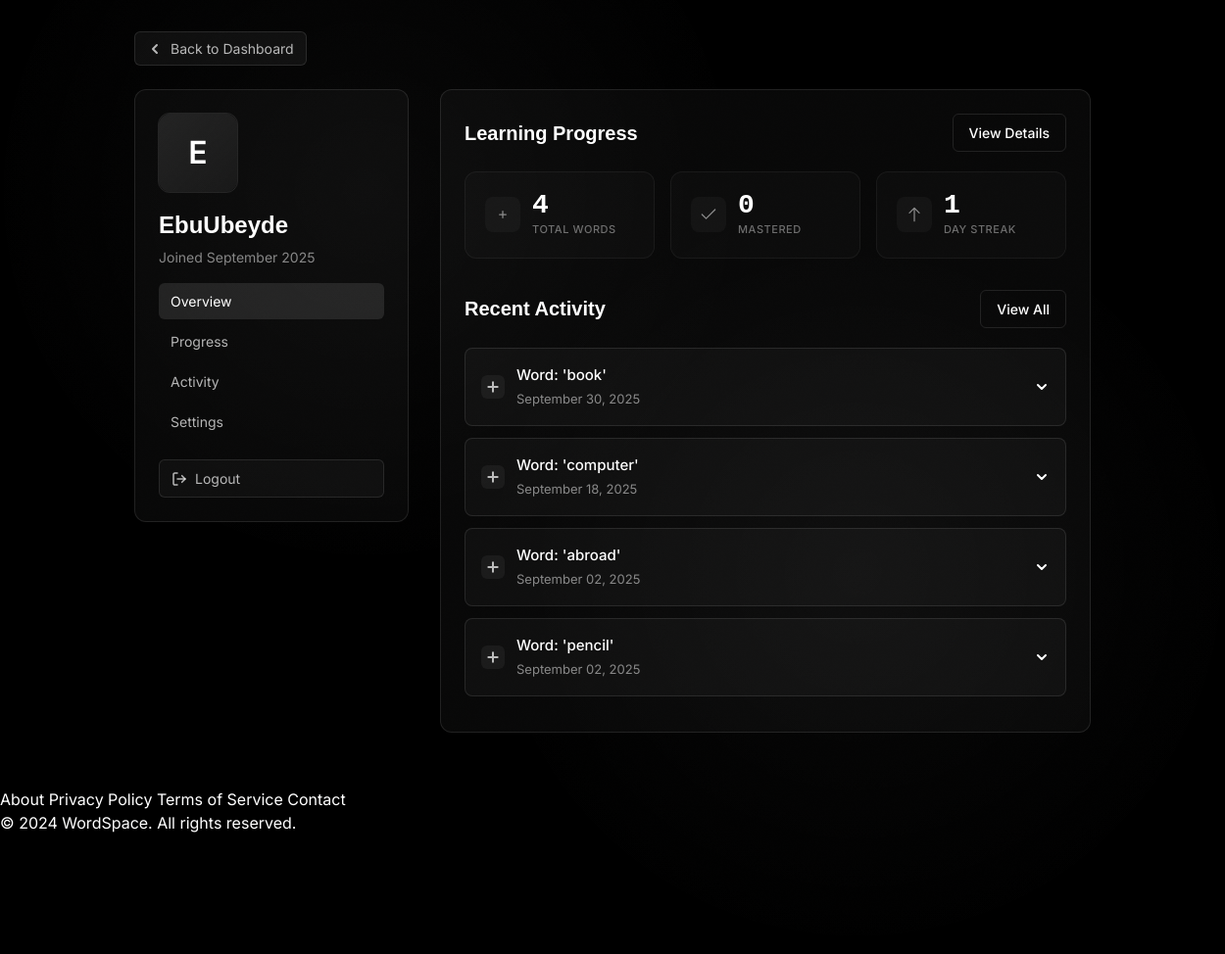
Before: /profile (signed in) with the older database file.
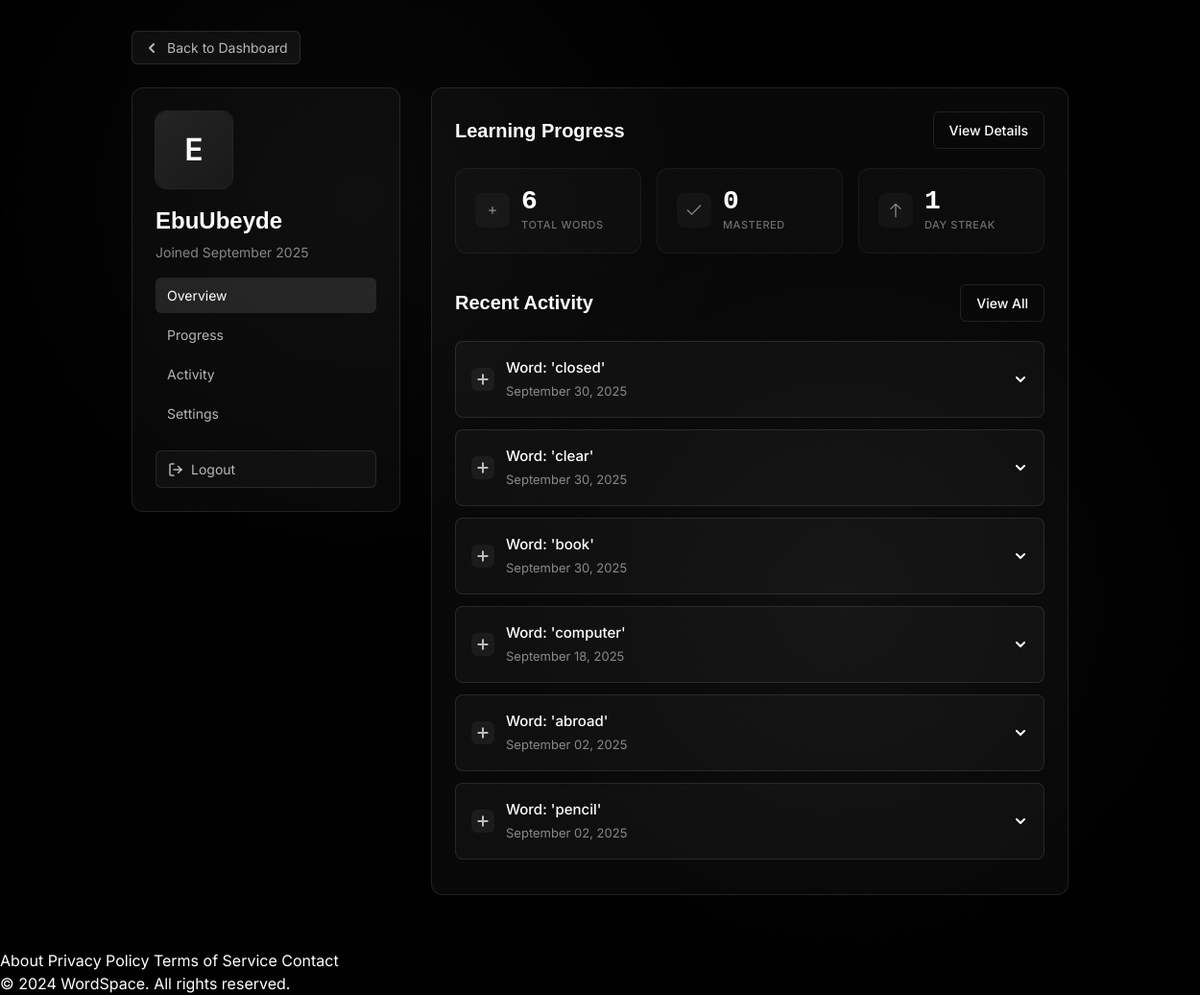
After: the same page with the newer database file.
### app.py (models this page shows, shortened)
class Word(db.Model):
    id = db.Column(db.Integer, primary_key=True)
    english = db.Column(db.String(100), nullable=False)
    turkish = db.Column(db.String(100), nullable=False)
    created_at = db.Column(db.DateTime, default=datetime.utcnow)
    mastered = db.Column(db.Boolean, default=False)
    review = db.Column(db.Boolean, default=False)
    example_sentences = db.Column(db.Text, default='')
    level = db.Column(db.String(2), default='')  # A1, A2, B1, B2, C1, C2
    pronunciation = db.Column(db.String(50), default='')
    word_type = db.Column(db.String(20), default='adjective')
    added_by = db.Column(db.String(100), default='John Doe')
    user_id = db.Column(db.Integer, db.ForeignKey('user.id'))

class Activity(db.Model):
    id = db.Column(db.Integer, primary_key=True)
    user_id = db.Column(db.Integer, db.ForeignKey('user.id'), nullable=False)
    activity_type = db.Column(db.String(50), nullable=False)  # 'word_added', 'example_added', 'word_mastered', etc.
    word_id = db.Column(db.Integer, db.ForeignKey('word.id'))
    details = db.Column(db.Text)  # JSON string for additional details
    created_at = db.Column(db.DateTime, default=datetime.utcnow)

### app.py (the view)
@app.route('/profile')
@login_required
def profile():
    stats = {
        'total_words': Word.query.filter_by(user_id=current_user.id).count(),
        'mastered_words': Word.query.filter_by(user_id=current_user.id, mastered=True).count(),
        'learning_streak': calculate_streak(current_user.id),
        'accuracy_rate': calculate_accuracy_rate(current_user.id),
        'daily_average': calculate_daily_average(current_user.id),
        'active_days': calculate_active_days(current_user.id)
    }
    recent_activities = []
    activities = Activity.query.filter_by(user_id=current_user.id).order_by(Activity.created_at.desc()).limit(50).all()
    for activity in activities:
        activity_data = {
            'date': activity.created_at,
            'title': '',
            'details': json.loads(activity.details) if activity.details else {},
            'activity_type': activity.activity_type,
            'icon': 'plus'  # Varsayılan ikon
        }
        word = None
        if activity.word_id:
            word = Word.query.get(activity.word_id)
        if activity.activity_type == 'word_added' and word:
            activity_data['title'] = f"Added '{word.english}' to vocabulary"
            activity_data['icon'] = 'plus'
            activity_data['details']['word'] = word.english
            activity_data['details']['translation'] = word.turkish
            activity_data['details']['level'] = word.level
        elif activity.activity_type == 'example_added' and word:
            activity_data['title'] = f"Added example for '{word.english}'"
            activity_data['icon'] = 'edit'
            activity_data['details']['word'] = word.english
            activity_data['details']['level'] = word.level
        elif activity.activity_type == 'word_mastered' and word:
            activity_data['title'] = f"Mastered the word '{word.english}'"
            activity_data['icon'] = 'check'
            activity_data['details']['word'] = word.english
            activity_data['details']['level'] = word.level
        elif activity.activity_type == 'sentence_exercise' and word:
            activity_data['title'] = f"Practiced '{word.english}' in a sentence"
            activity_data['icon'] = 'edit'
            activity_data['details']['word'] = word.english
            activity_data['details']['level'] = word.level
            activity_data['details']['sentence'] = activity_data['details'].get('sentence', '')
        elif activity.activity_type == 'sentence_shared' and word:
            activity_data['title'] = f"Shared a sentence with '{word.english}'"
            activity_data['icon'] = 'edit'
            activity_data['details']['word'] = word.english
            activity_data['details']['level'] = word.level if word else ''
            activity_data['details']['sentence'] = activity_data['details'].get('sentence', '')
        elif activity.activity_type == 'daily_goal':
            activity_data['title'] = "Reached daily word goal!"
            activity_data['icon'] = 'star'
        elif activity.activity_type == 'streak_milestone':
            activity_data['title'] = f"Achieved {activity_data['details'].get('days', 0)} day streak!"
            activity_data['icon'] = 'fire'
        recent_activities.append(activity_data)
    return render_template('profile.html',
                         user=current_user,
                         stats=stats,
                         recent_activities=recent_activities)

### app.py (called while the page is built)
@login_manager.user_loader
def load_user(user_id):
    try:
        return User.query.get(int(user_id))
    except Exception as e:
        print(f"User loading error: {e}")
        session.clear()
        return None

def calculate_accuracy_rate(user_id):
    total_words = Word.query.filter_by(user_id=user_id).count()
    mastered_words = Word.query.filter_by(user_id=user_id, mastered=True).count()
    if total_words == 0:
        return 0
    return int((mastered_words / total_words) * 100)

def calculate_daily_average(user_id):
    thirty_days_ago = datetime.utcnow() - timedelta(days=30)
    words = Word.query.filter(
        Word.user_id == user_id,
        Word.created_at >= thirty_days_ago
    ).all()
    if not words:
        return 0
    daily_counts = {}
    for word in words:
        day = word.created_at.date()
        daily_counts[day] = daily_counts.get(day, 0) + 1
    if not daily_counts:
        return 0
    return int(sum(daily_counts.values()) / len(daily_counts))

### templates/profile.html (shortened to what the changed rows need)
<!DOCTYPE html>
<html lang="en">
<head>
    <script src="https://cdn.tailwindcss.com"></script>
    <link href="https://fonts.cdnfonts.com/css/clash-display" rel="stylesheet">
    <link href="https://fonts.cdnfonts.com/css/neue-machina" rel="stylesheet">
</head>
<body>
    <div class="container">
        <div class="profile-layout">
            <div class="profile-sidebar">
                <div class="profile-card">
                    <h1 class="profile-name">{{ current_user.username }}</h1>
                </div>
            </div>
            <div class="profile-content">
                <div id="overview" class="content-section active">
                    <div class="section-header">
                        <h2 class="section-title">Learning Progress</h2>
                    </div>
                    <div class="progress-grid">
                        <div class="progress-card">
                            <div class="progress-content">
                                <div class="progress-value">{{ stats.total_words }}</div>
                                <div class="progress-label">TOTAL WORDS</div>
                            </div>
                        </div>
                    </div>
                    <div class="section-header" style="margin-top: 32px;">
                        <h2 class="section-title">Recent Activity</h2>
                    </div>
                    {% set grouped_activities = {} %}
                    {% for word, activities in grouped_activities.items() %}
                    <div class="activity-group">
                        <div class="activity-group-header" onclick="toggleActivityGroup(this)">
                            <div class="activity-icon-wrapper">
                                <svg class="activity-icon" width="16" height="16" viewBox="0 0 16 16" fill="none">
                                    <path d="M8 3.33334V12.6667M12.6667 8H3.33334" stroke="currentColor" stroke-width="2" stroke-linecap="round"/>
                                </svg>
                            </div>
                            <div class="activity-content">
                                <div class="activity-title">Word: '{{ word }}'</div>
                                <div class="activity-meta">{{ activities[0].date.strftime('%B %d, %Y') }}</div>
                            </div>
                            <svg class="activity-chevron" width="16" height="16" viewBox="0 0 16 16" fill="none">
                                <path d="M4 6L8 10L12 6" stroke="currentColor" stroke-width="2" stroke-linecap="round" stroke-linejoin="round"/>
                            </svg>
                        </div>
                    </div>
                    {% endfor %}
                </div>
                    {% set grouped_activities = {} %}
            </div>
        </div>
    </div>
</body>
</html>

Changed rows visible on the page:
added Word: english "closed", created_at "September 30, 2025"
added Word: english "clear", created_at "September 30, 2025"
Other visible differences:
{{ stats.total_words }}: "4" → "6"
